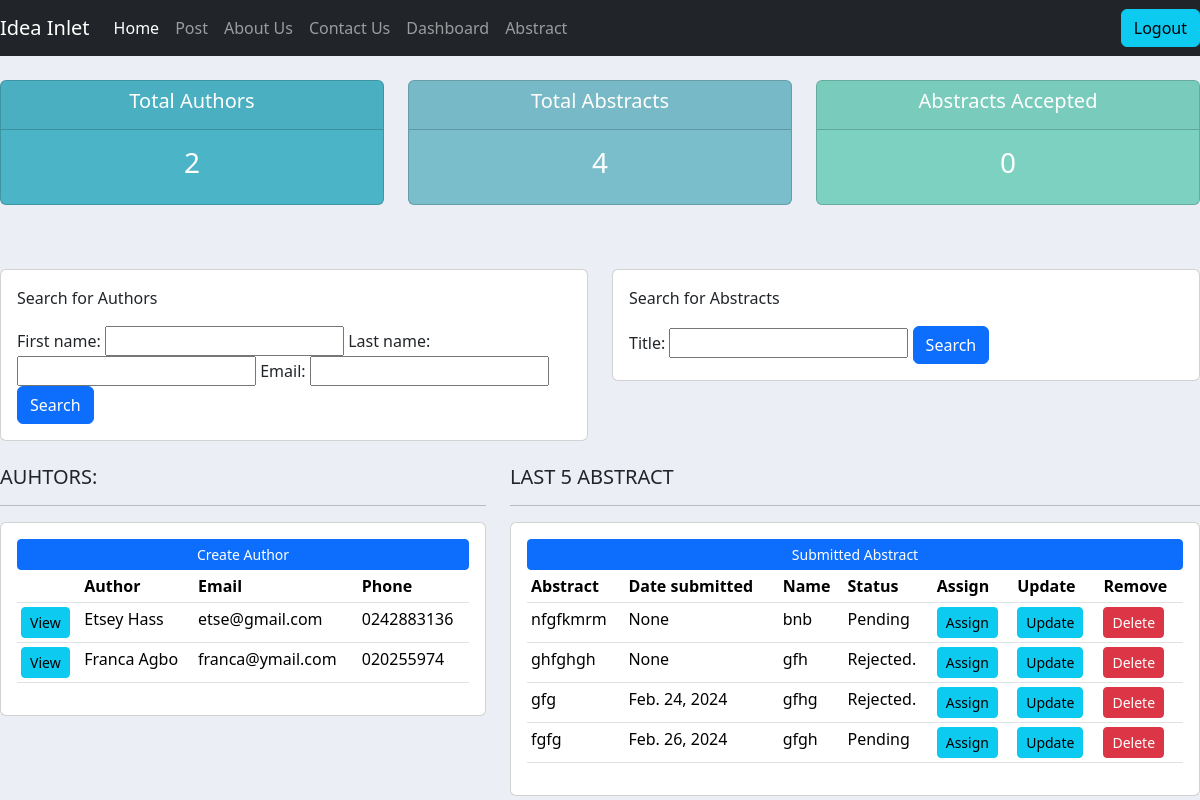
Before: /reviewer/ (signed in) with the older database file.
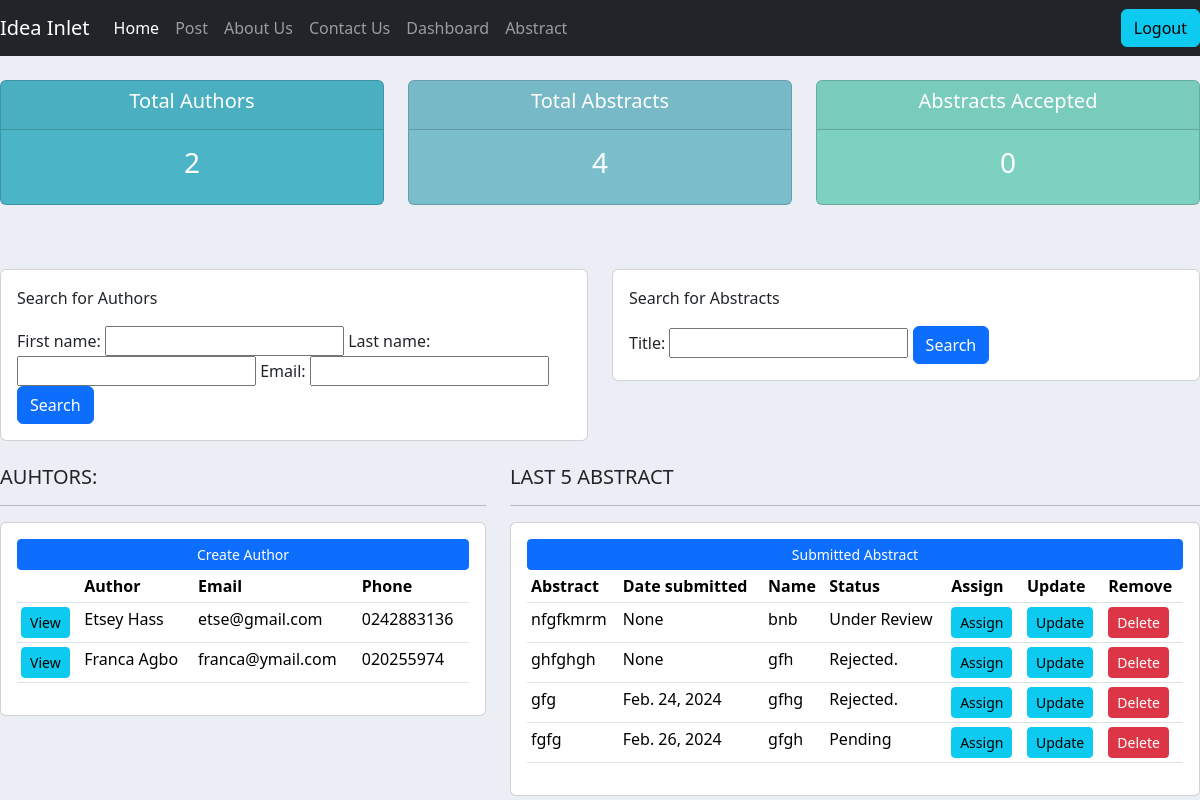
After: the same page with the newer database file.
### abstract/models.py (models this page shows, shortened)
class Abstract(models.Model):
    STATUS = (
        ("Pending", "Pending"),
        ("Under Review", "Under Review"),
        ("Accepted", "Accepted"),
        ("Rejected.", "Rejected"),
    )
    title = models.CharField(max_length=200, null=True)
    abstract_body = models.TextField(max_length=600, null=True)
    keywords = models.CharField(max_length=300, null=True)
    author_name = models.CharField(max_length=200, null=True)
    author_email = models.EmailField(max_length=200, null=True)
    author_affiliation = models.CharField(max_length=200, null=True)
    presenter_name = models.CharField(max_length=200, null=True)
    presenter_email = models.EmailField(max_length=200, null=True)
    date_created = models.DateField(auto_now_add=True, null=True)
    date_updated = models.DateField(auto_now=True, null=True)
    upload = models.FileField(upload_to="uploads/%Y/%m/%d/", blank=True)
    status = models.CharField(max_length=50, choices=STATUS, default='Pending')
    topics = models.ManyToManyField(Topic)
    presentation_preference = models.ManyToManyField(Presentation_type)
    event = models.ForeignKey(Event, null=True, on_delete=models.SET_NULL)
    author = models.ForeignKey(Author, null=True, on_delete=models.SET_NULL)
    editors = models.ManyToManyField(Group, related_name='assigned_abstracts', blank=True)

### abstract/decorators.py (the view)
        def wrapper_func(request, *args, **kwargs):
            group = None
            if request.user.groups.exists():
                group = request.user.groups.all()[0].name
            if group in allowed_roles:
                return  view_func(request, *args, **kwargs)
            else:
                return render(request, 'abstract/authorize.html')

### abstract/views.py (called while the page is built)
@login_required(login_url='login')
@allowed_users(allowed_roles=['reviewer'])
def reviewer(request):
    authors = Author.objects.all()
    abstracts = Abstract.objects.all()
    total_author = authors.count()
    total_abstract = abstracts.count()
    accepted = abstracts.filter(status='Accepted').count
    myfilter = AuthorFilter(request.GET, queryset=authors)
    authors = myfilter.qs
    absfilter = AbstractFilter(request.GET, queryset=abstracts)
    abstracts = absfilter.qs
    context = {'authors': authors, 'abstracts': abstracts,
               'total_author':total_author, 'total_abstract':total_abstract,
               'accepted': accepted, 'myfilter': myfilter, 'absfilter': absfilter}
    return render(request, 'abstract/reviewer.html', context)

### abstract/templates/abstract/reviewer.html
{%  extends 'abstract/main.html' %}
{% block content %}
{%  include 'abstract/status.html' %}
<br>
<br>
<div class="row">
    <div class="col">
        <div class="card card-body">
            <form method="get">
				<p> Search for Authors </p>
				{{myfilter.form}}
            <button class="btn btn-primary" type="submit">Search</button>
          </form>
        </div>
    </div>
	<div class="col">
        <div class="card card-body">
            <form method="get">
				<p> Search for Abstracts </p>
				{{absfilter.form}}
            <button class="btn btn-primary" type="submit">Search</button>
          </form>
        </div>
    </div>
</div>
<br>
<div class="row">
	<div class="col-md-5">
		<h5>AUHTORS:</h5>
		<hr>
		<div class="card card-body">
			<a class="btn btn-primary  btn-sm btn-block" href="">Create Author</a>
			<table class="table table-sm">
				<tr>
					<th></th>
					<th>Author</th>
					<th>Email</th>
					<th>Phone</th>
				</tr>
				{% for author in authors %}
                <tr>
					<td><a class="btn btn-sm btn-info" href="{% url 'author' author.id %}">View</a></td>
                    <td>{{ author.first_name }} {{ author.last_name }}</td>
                    <td>{{ author.email }}</td>
					<td>{{ author.phone }}</td>
                </tr>
                {% endfor %}
			</table>
		</div>
	</div>
	<div class="col-md-7">
		<h5>LAST 5 ABSTRACT</h5>
		<hr>
		<div class="card card-body">
			<a class="btn btn-primary  btn-sm btn-block" href="">Submitted Abstract</a>
			<table class="table table-sm">
				<tr>
					<th>Abstract</th>
					<th>Date submitted</th>
					<th>Name</th>
					<th>Status</th>
					<th>Assign</th>
					<th>Update</th>
					<th>Remove</th>
				</tr>
				{% for abstract in abstracts %}
                <tr>
                    <td>{{ abstract.title }} </td>
                    <td>{{ abstract.date_created }}</td>
					<td>{{ abstract.author_name }}</td>
					<td>{{ abstract.status }}</td>
					<td><a class= "btn btn-sm btn-info" href="{% url 'assign_abstract' %}"> Assign </a></td>
					<td><a class= "btn btn-sm btn-info" href="{% url 'update_abstract' abstract.id %}"> Update </a></td>
					<td><a class= "btn btn-sm btn-danger" href="{% url 'delete_abstract' abstract.id %}"> Delete </a></td>
                </tr>
                {% endfor %}
			</table>
		</div>
	</div>
</div>
{% endblock %}

Changed rows visible on the page:
changed Abstract "nfgfkmrm": status "Pending" → "Under Review"
